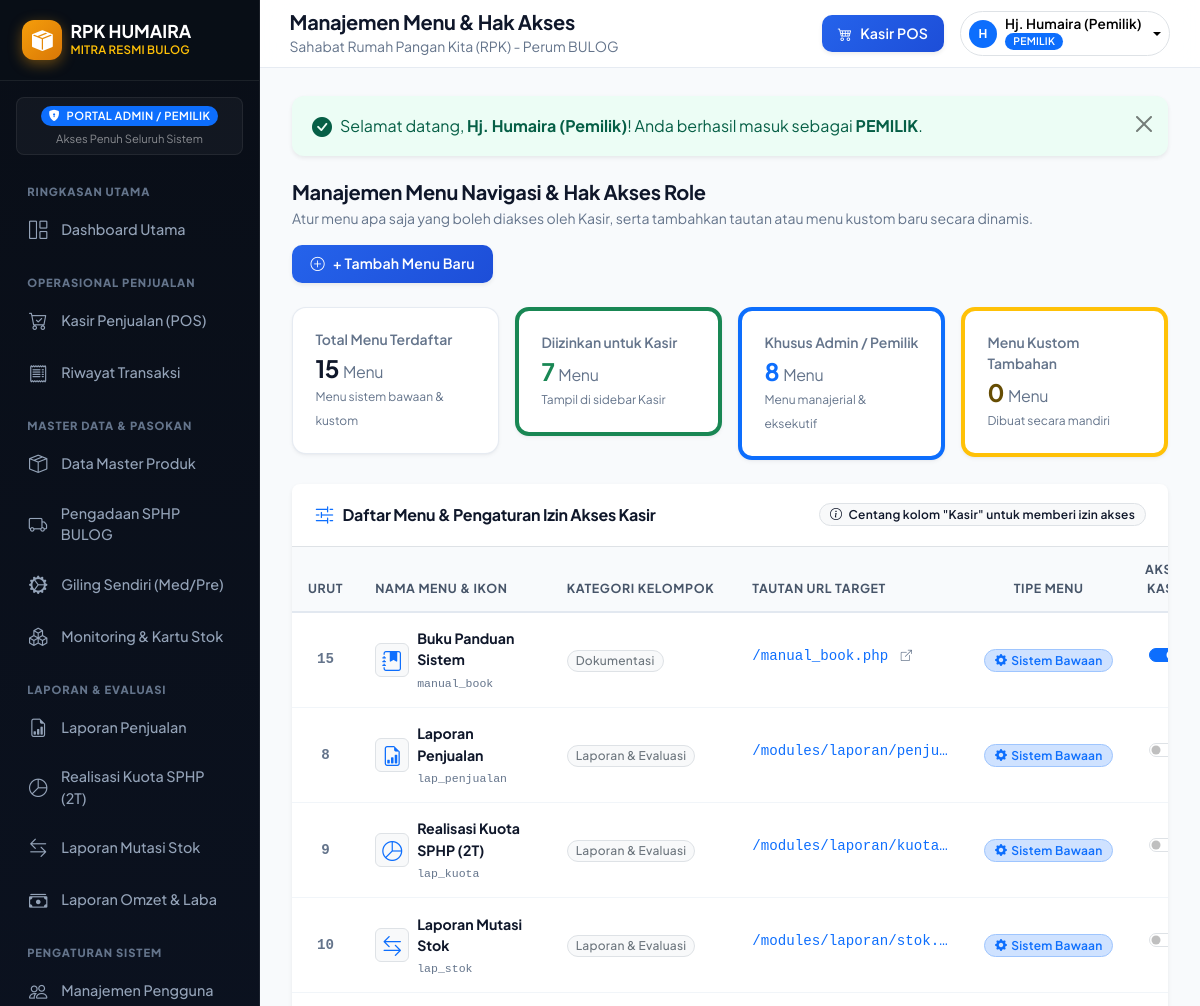
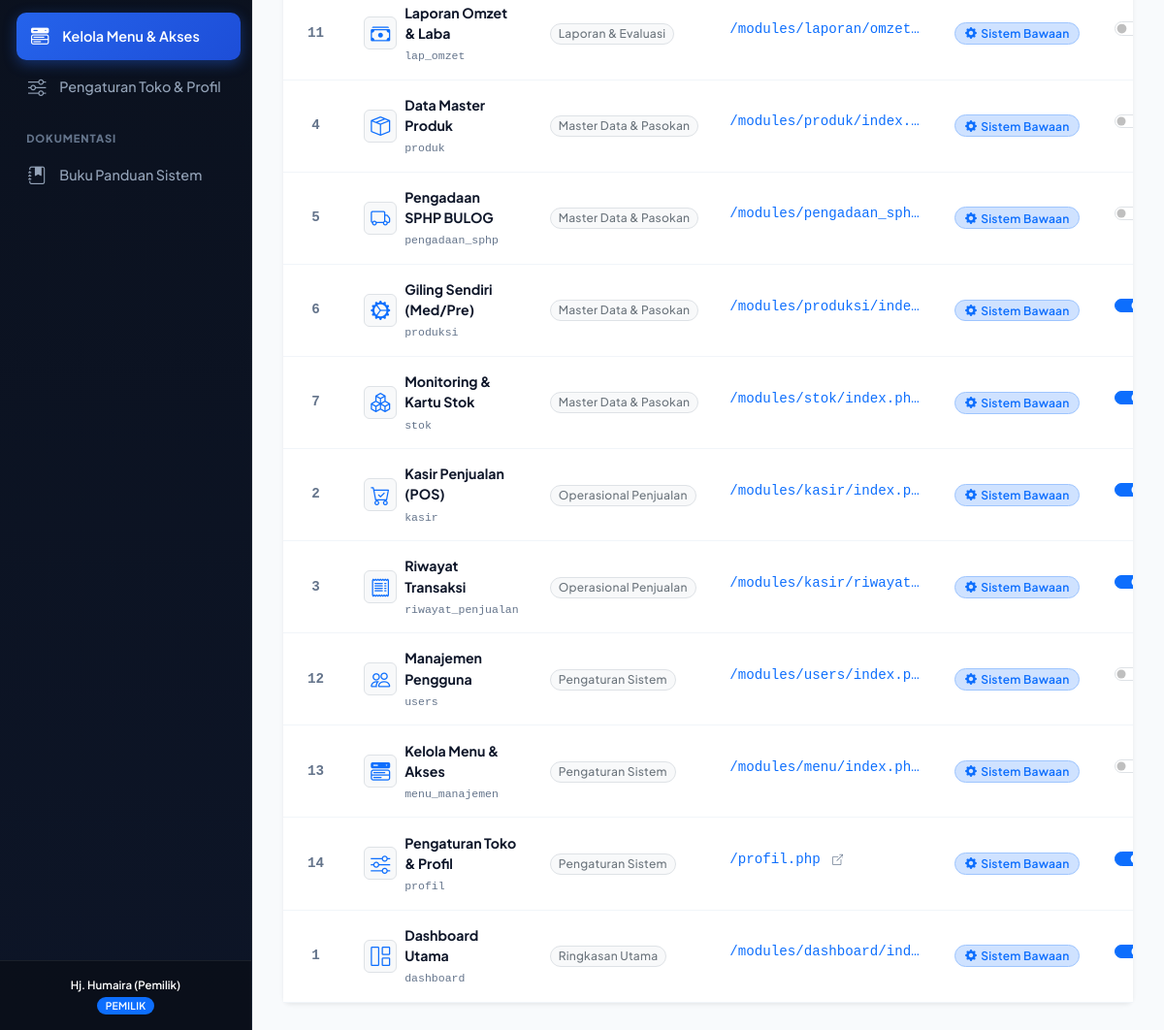
The app's page /modules/menu/index.php (signed in) with its own data (2 pictures, top to bottom).
### tables this page shows
CREATE TABLE `app_menu` (
  `id_menu` INT AUTO_INCREMENT PRIMARY KEY,
  `kode_menu` VARCHAR(50) NOT NULL UNIQUE,
  `nama_menu` VARCHAR(100) NOT NULL,
  `url` VARCHAR(255) NOT NULL,
  `icon` VARCHAR(50) NOT NULL DEFAULT 'bi-link-45deg',
  `kategori` VARCHAR(50) NOT NULL DEFAULT 'Lainnya',
  `urutan` INT NOT NULL DEFAULT 0,
  `akses_pemilik` TINYINT(1) NOT NULL DEFAULT 1,
  `akses_kasir` TINYINT(1) NOT NULL DEFAULT 0,
  `is_bawaan` TINYINT(1) NOT NULL DEFAULT 0,
  `is_active` TINYINT(1) NOT NULL DEFAULT 1,
  `created_at` TIMESTAMP DEFAULT CURRENT_TIMESTAMP
);

CREATE TABLE `users` (
  `id_user` INT AUTO_INCREMENT PRIMARY KEY,
  `username` VARCHAR(50) NOT NULL UNIQUE,
  `password` VARCHAR(255) NOT NULL,
  `nama_lengkap` VARCHAR(100) NOT NULL,
  `role` ENUM('pemilik', 'kasir') NOT NULL DEFAULT 'kasir',
  `no_hp` VARCHAR(25) NULL,
  `is_active` TINYINT(1) NOT NULL DEFAULT 1,
  `created_at` TIMESTAMP DEFAULT CURRENT_TIMESTAMP
);

CREATE TABLE `pengaturan` (
  `id` INT AUTO_INCREMENT PRIMARY KEY,
  `nama_toko` VARCHAR(100) NOT NULL DEFAULT 'RPK Humaira',
  `mitra` VARCHAR(100) NOT NULL DEFAULT 'Rumah Pangan Kita - Perum BULOG',
  `alamat` TEXT NOT NULL,
  `telepon` VARCHAR(30) NOT NULL DEFAULT '0812-3456-7890',
  `nama_pemilik` VARCHAR(100) NOT NULL DEFAULT 'Hj. Humaira',
  `maks_sphp_harian_per_orang` INT NOT NULL DEFAULT 5,  
  `kuota_mingguan_sphp_kg` DECIMAL(10,2) NOT NULL DEFAULT 2000.00,  
  `pesan_struk` TEXT NULL
);

### modules/menu/index.php (the view, shortened to what the rows shown need)
<?php
$page_title = 'Manajemen Menu & Hak Akses';
$active_menu = 'menu_manajemen';
require_once __DIR__ . '/../../config/auth.php';
$semua_menu = query("SELECT * FROM app_menu ORDER BY kategori ASC, urutan ASC, id_menu ASC");
require_once __DIR__ . '/../../includes/header.php';
?>
<div class="card border-0 shadow-sm rounded-3">
  <div class="table-responsive">
    <table class="table table-hover table-custom mb-0 align-middle">
      <thead>
        <tr>
          <th style="width: 50px;" class="text-center">Urut</th>
          <th>Nama Menu & Ikon</th>
          <th>Kategori Kelompok</th>
          <th>Tautan URL Target</th>
          <th class="text-center" style="width: 130px;">Tipe Menu</th>
          <th class="text-center" style="width: 120px;">Akses Kasir</th>
        </tr>
      </thead>
      <tbody>
        <?php if (empty($semua_menu)): ?>
          <tr><td colspan="8" class="text-center py-5 text-muted">Belum ada menu terdaftar.</td></tr>
        <?php else: ?>
          <?php foreach ($semua_menu as $m): ?>
            <tr class="<?= $m['is_active'] ? '' : 'table-light text-muted' ?>">
              <td class="text-center font-monospace fw-bold text-muted small">
                <?= (int)$m['urutan'] ?>
              </td>
              <td>
                <div class="d-flex align-items-center gap-2">
                  <div class="rounded-2 p-2 bg-light border text-primary d-flex align-items-center justify-content-center" style="width: 34px; height: 34px;">
                    <i class="bi <?= htmlspecialchars($m['icon'] ?: 'bi-link-45deg') ?> fs-5"></i>
                  </div>
                  <div>
                    <span class="fw-bold text-dark d-block"><?= htmlspecialchars($m['nama_menu']) ?></span>
                    <small class="text-muted font-monospace" style="font-size: 0.72rem;"><?= htmlspecialchars($m['kode_menu']) ?></small>
                  </div>
                </div>
              </td>
              <td>
                <span class="badge bg-light text-secondary border fw-medium px-2 py-1">
                  <?= htmlspecialchars($m['kategori']) ?>
                </span>
              </td>
              <td class="small font-monospace text-secondary">
                <a href="<?= format_menu_url($m['url']) ?>" target="_blank" class="text-decoration-none text-truncate d-inline-block" style="max-width: 200px;" title="Buka Tautan: <?= htmlspecialchars($m['url']) ?>">
                  <?= htmlspecialchars($m['url']) ?> <i class="bi bi-box-arrow-up-right ms-1 text-muted" style="font-size: 0.7rem;"></i>
                </a>
              </td>
              <td class="text-center">
                <?php if ($m['is_bawaan'] == 1): ?>
                  <span class="badge bg-primary-subtle text-primary border border-primary-subtle">
                    <i class="bi bi-gear-fill me-1"></i>Sistem Bawaan
                  </span>
                <?php else: ?>
                  <span class="badge bg-warning-subtle text-warning-emphasis border border-warning-subtle">
                    <i class="bi bi-star-fill me-1"></i>Kustom Baru
                  </span>
                <?php endif; ?>
              </td>
              <td class="text-center">
                <div class="form-check form-switch d-inline-block">
                  <input class="form-check-input" type="checkbox" role="switch"
                         id="switch_kasir_<?= $m['id_menu'] ?>"
                         <?= $m['akses_kasir'] == 1 ? 'checked' : '' ?>
                         onchange="ubahAksesKasir(<?= $m['id_menu'] ?>, this.checked)">
                </div>
              </td>
            </tr>
          <?php endforeach; ?>
        <?php endif; ?>
      </tbody>
    </table>
  </div>
</div>
<?php require_once __DIR__ . '/../../includes/footer.php'; ?>

### includes/header.php (shortened to what the rows shown need)
<?php
$page_title = $page_title ?? 'Sistem RPK Humaira';
$active_menu = $active_menu ?? '';
?>
<!DOCTYPE html>
<html lang="id">
<head>
  <link href="https://cdn.jsdelivr.net/npm/bootstrap@5.3.2/dist/css/bootstrap.min.css" rel="stylesheet">
  <link rel="stylesheet" href="https://cdn.jsdelivr.net/npm/bootstrap-icons@1.11.3/font/bootstrap-icons.min.css">
  <link rel="stylesheet" href="<?= BASE_URL ?>/assets/css/style.css">
</head>
<body>
<div class="app-wrapper">
  <?php require_once __DIR__ . '/sidebar.php'; ?>
  <div class="main-content">
    <header class="top-navbar no-print">
      <div class="d-flex align-items-center gap-3">
        <div>
          <h5 class="mb-0 fw-bold text-dark"><?= htmlspecialchars($page_title) ?></h5>
          <small class="text-muted d-none d-md-inline"><?= htmlspecialchars($toko_info['mitra'] ?? 'RPK Humaira') ?></small>
        </div>
      </div>
      <div class="d-flex align-items-center gap-3">
        <div class="dropdown">
          <button class="btn btn-light btn-sm border dropdown-toggle d-flex align-items-center gap-2 px-2 py-1" type="button" data-bs-toggle="dropdown">
            <div class="bg-primary text-white rounded-circle d-flex align-items-center justify-content-center" style="width: 28px; height: 28px; font-size: 12px; font-weight: bold;">
              <?= strtoupper(substr($user['nama_lengkap'] ?? 'U', 0, 1)) ?>
            </div>
            <div class="text-start d-none d-md-block" style="line-height: 1.2;">
              <span class="d-block fw-semibold" style="font-size: 0.85rem;"><?= htmlspecialchars($user['nama_lengkap'] ?? 'Pengguna') ?></span>
              <span class="badge <?= ($user['role'] ?? '') === 'pemilik' ? 'bg-primary' : 'bg-success' ?>" style="font-size: 0.65rem;">
                <?= strtoupper($user['role'] ?? 'KASIR') ?>
              </span>
            </div>
          </button>
        </div>
      </div>
    </header>
    <main class="content-body">

### includes/sidebar.php (shortened to what the rows shown need)
<?php
$active_menu = $active_menu ?? '';
$user_role = $_SESSION['user_role'] ?? 'kasir';
$is_admin = is_pemilik();
$user = current_user();
$menu_grouped = [];
if (function_exists('get_sidebar_menus_by_role')) {
    $menu_grouped = get_sidebar_menus_by_role($user_role);
}
?>
<aside class="sidebar no-print" id="appSidebar">
  <nav class="sidebar-menu pt-1">
    <?php if (!empty($menu_grouped)): ?>
      <?php foreach ($menu_grouped as $kategori => $items): ?>
        <div class="menu-category"><?= htmlspecialchars($kategori) ?></div>
        <?php foreach ($items as $m): ?>
          <?php
            $is_active_link = ($active_menu === $m['kode_menu']);
            $url_href = format_menu_url($m['url']);
            $is_external = (strpos($m['url'], 'http://') === 0 || strpos($m['url'], 'https://') === 0);
          ?>
          <a href="<?= $url_href ?>" <?= $is_external ? 'target="_blank"' : '' ?> class="sidebar-link <?= $is_active_link ? 'active' : '' ?>">
            <i class="bi <?= htmlspecialchars($m['icon'] ?: 'bi-link-45deg') ?>"></i>
            <span><?= htmlspecialchars($m['nama_menu']) ?></span>
          </a>
        <?php endforeach; ?>
      <?php endforeach; ?>
    <?php endif; ?>
  </nav>
  <div class="sidebar-footer text-center">
    <div class="small text-white-50" style="font-size: 0.72rem;">
      <span class="fw-semibold text-white"><?= htmlspecialchars($user['nama_lengkap'] ?? 'Pengguna') ?></span><br>
      <span class="badge <?= $is_admin ? 'bg-primary' : 'bg-success' ?> mt-1" style="font-size: 0.65rem;">
        <?= strtoupper($user_role) ?>
      </span>
    </div>
  </div>
</aside>

### records on screen
app_menu: nama_menu "Dashboard Utama", urutan "1", kode_menu "dashboard", kategori "Ringkasan Utama", url "/modules/dashboard/ind…", is_bawaan 1 (drawn), akses_kasir "☑"
app_menu: nama_menu "Kasir Penjualan (POS)", urutan "2", kode_menu "kasir", kategori "Operasional Penjualan", url "/modules/kasir/index.p…", is_bawaan 1 (drawn), akses_kasir "☑"
app_menu: nama_menu "Riwayat Transaksi", urutan "3", kode_menu "riwayat_penjualan", kategori "Operasional Penjualan", url "/modules/kasir/riwayat…", is_bawaan 1 (drawn), akses_kasir "☑"
app_menu: nama_menu "Data Master Produk", urutan "4", kode_menu "produk", kategori "Master Data & Pasokan", url "/modules/produk/index.…", is_bawaan 1 (drawn)
app_menu: nama_menu "Pengadaan SPHP BULOG", urutan "5", kode_menu "pengadaan_sphp", kategori "Master Data & Pasokan", url "/modules/pengadaan_sph…", is_bawaan 1 (drawn)
app_menu: nama_menu "Giling Sendiri (Med/Pre)", urutan "6", kode_menu "produksi", kategori "Master Data & Pasokan", url "/modules/produksi/inde…", is_bawaan 1 (drawn), akses_kasir "☑"
app_menu: nama_menu "Monitoring & Kartu Stok", urutan "7", kode_menu "stok", kategori "Master Data & Pasokan", url "/modules/stok/index.ph…", is_bawaan 1 (drawn), akses_kasir "☑"
app_menu: nama_menu "Laporan Penjualan", urutan "8", kode_menu "lap_penjualan", kategori "Laporan & Evaluasi", url "/modules/laporan/penju…", is_bawaan 1 (drawn)
app_menu: nama_menu "Realisasi Kuota SPHP (2T)", urutan "9", kode_menu "lap_kuota", kategori "Laporan & Evaluasi", url "/modules/laporan/kuota…", is_bawaan 1 (drawn)
app_menu: nama_menu "Laporan Mutasi Stok", urutan "10", kode_menu "lap_stok", kategori "Laporan & Evaluasi", url "/modules/laporan/stok.…", is_bawaan 1 (drawn)
app_menu: nama_menu "Laporan Omzet & Laba", urutan "11", kode_menu "lap_omzet", kategori "Laporan & Evaluasi", url "/modules/laporan/omzet…", is_bawaan 1 (drawn)
app_menu: nama_menu "Manajemen Pengguna", urutan "12", kode_menu "users", kategori "Pengaturan Sistem", url "/modules/users/index.p…", is_bawaan 1 (drawn)
app_menu: nama_menu "Kelola Menu & Akses", urutan "13", kode_menu "menu_manajemen", kategori "Pengaturan Sistem", url "/modules/menu/index.ph…", is_bawaan 1 (drawn)
app_menu: nama_menu "Pengaturan Toko & Profil", urutan "14", kode_menu "profil", kategori "Pengaturan Sistem", url "/profil.php", is_bawaan 1 (drawn), akses_kasir "☑"
app_menu: nama_menu "Buku Panduan Sistem", urutan "15", kode_menu "manual_book", kategori "Dokumentasi", url "/manual_book.php", is_bawaan 1 (drawn), akses_kasir "☑"
users: nama_lengkap "Hj. Humaira (Pemilik)", nama_lengkap "H", role "PEMILIK"
pengaturan: mitra "Sahabat Rumah Pangan Kita (RPK) - Perum BULOG"

### other values on screen
$kategori "RINGKASAN UTAMA"
$kategori "OPERASIONAL PENJUALAN"
$kategori "MASTER DATA & PASOKAN"
$kategori "LAPORAN & EVALUASI"
$kategori "PENGATURAN SISTEM"
$kategori "DOKUMENTASI"
$user_role "PEMILIK"
$page_title "Manajemen Menu & Hak Akses"
$flash['message'] "Selamat datang, Hj. Humaira (Pemilik) ! Anda berhasil masuk sebagai PEMILIK ."
$total_menu "15"
$total_kasir "7"
$total_menu - $total_kasir "8"
$total_kustom "0"
